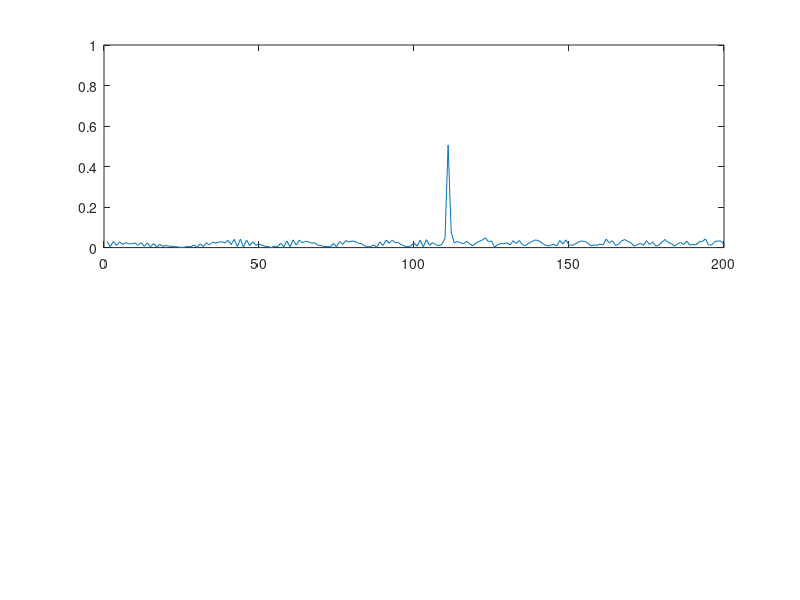
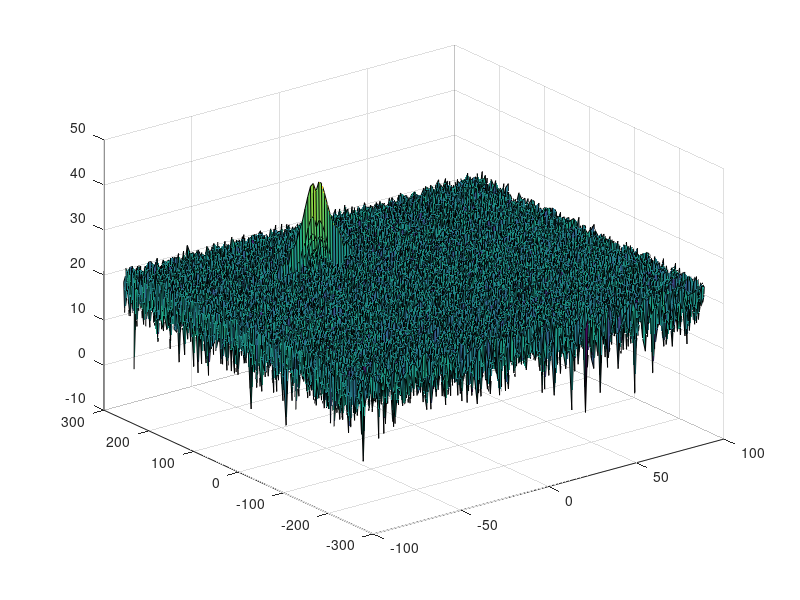
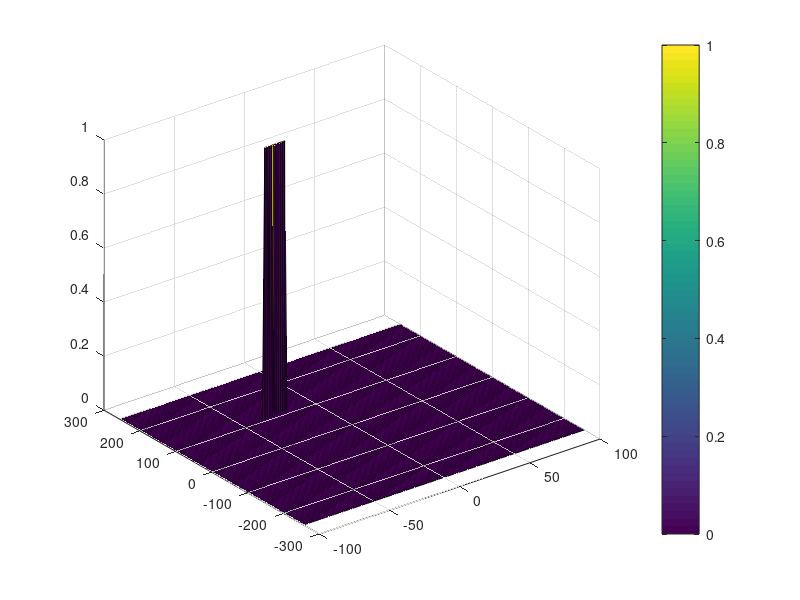

Recreate these plots in MATLAB, in order.
clear all;
close all;
clc;

%% Radar Specifications 
%%%%%%%%%%%%%%%%%%%%%%%%%%%
% Frequency of operation = 77GHz
% Max Range = 200m
% Range Resolution = 1 m
% Max Velocity = 100 m/s
%%%%%%%%%%%%%%%%%%%%%%%%%%%
%speed of light = 3e8

R_max = 200;
d_res = 1;
v_max = 100;

c = 3e8;
%% User Defined Range and Velocity of target
% *%TODO* :
% define the target's initial position and velocity. Note : Velocity
% remains contant
R = 110;
v = -30;



%% FMCW Waveform Generation

% *%TODO* :
%Design the FMCW waveform by giving the specs of each of its parameters.
% Calculate the Bandwidth (B), Chirp Time (Tchirp) and Slope (slope) of the FMCW
% chirp using the requirements above.
B_sweep = c/(2*d_res);
T_chirp = 5.5*2*R_max/c;

%FMCW slope
alpha = B_sweep/T_chirp;

%disp("FMCW slope "+ alpha);


%Operating carrier frequency of Radar 
fc= 77e9;             %carrier freq

                                                          
%The number of chirps in one sequence. Its ideal to have 2^ value for the ease of running the FFT
%for Doppler Estimation. 
Nd=128;                   % #of doppler cells OR #of sent periods % number of chirps

%The number of samples on each chirp. 
Nr=1024;                  %for length of time OR # of range cells

% Timestamp for running the displacement scenario for every sample on each
% chirp
% linspace(start,end, #of points)
t=linspace(0,Nd*T_chirp,Nr*Nd); %total time for samples


%Creating the vectors for Tx, Rx and Mix based on the total samples input.
Tx=zeros(1,length(t)); %transmitted signal
Rx=zeros(1,length(t)); %received signal
Mix = zeros(1,length(t)); %beat signal

%Similar vectors for range_covered and time delay.
r_t=zeros(1,length(t));
td=zeros(1,length(t));


%% Signal generation and Moving Target simulation
% Running the radar scenario over the time. 

for i=1:length(t)         
    
    % *%TODO* :
    %For each time stamp update the Range of the Target for constant velocity. 
    r_t(i) = R + v*t(i);
    
    % *%TODO* :
    %For each time sample we need update the transmitted and
    %received signal. 
    
    % Transmitted signal
    Tx(i) = cos(2*pi*(fc*t(i)+alpha*t(i)^2/2));
    
    % tau represents the delay time, which in radar processing is the 
    % go/return trip of microwave (speed of c)
    td(i)= 2*r_t(i)/c;
   
    % Received signal
    Rx(i) = cos(2*pi*(fc*(t(i)-td(i))+alpha*(t(i)-td(i))^2/2));
    
    % *%TODO* :
    %Now by mixing the Transmit and Receive generate the beat signal
    %This is done by element wise matrix multiplication of Transmit and
    %Receiver Signal
    Mix(i) = Tx(i).*Rx(i); 
    
end

%% RANGE MEASUREMENT

 % *%TODO* :
%reshape the vector into Nr*Nd array. Nr and Nd here would also define the size of
%Range and Doppler FFT respectively.
S = reshape(Mix,[Nr,Nd]);

 % *%TODO* :
%run the FFT on the beat signal along the range bins dimension (Nr) and
%normalize.

S_fft =  fft(S,Nr)./(Nr/2);

 % *%TODO* :
% Take the absolute value of FFT output
S_fft = abs(S_fft);

 % *%TODO* :
% Output of FFT is double sided signal, but we are interested in only one side of the spectrum.
% Hence we throw out half of the samples.
S_fft  = S_fft(1:Nr/2+1);

%plotting the range
figure ('Name','Range from First FFT')
subplot(2,1,1)

 % *%TODO* :
 % plot FFT output 
plot(S_fft) 
axis ([0 200 0 1]);



%% RANGE DOPPLER RESPONSE
% The 2D FFT implementation is already provided here. This will run a 2DFFT
% on the mixed signal (beat signal) output and generate a range doppler
% map.You will implement CFAR on the generated RDM


% Range Doppler Map Generation.

% The output of the 2D FFT is an image that has reponse in the range and
% doppler FFT bins. So, it is important to convert the axis from bin sizes
% to range and doppler based on their Max values.

Mix=reshape(Mix,[Nr,Nd]);

% 2D FFT using the FFT size for both dimensions.
sig_fft2 = fft2(Mix,Nr,Nd);

% Taking just one side of signal from Range dimension.
sig_fft2 = sig_fft2(1:Nr/2,1:Nd);
sig_fft2 = fftshift (sig_fft2);
RDM = abs(sig_fft2);

% dB conversion
RDM = 10*log10(RDM);

%use the surf function to plot the output of 2DFFT and to show axis in both
%dimensions
doppler_axis = linspace(-100,100,Nd);
range_axis = linspace(-200,200,Nr/2)*((Nr/2)/400);
figure,surf(doppler_axis,range_axis,RDM);

%% CFAR implementation

%Slide Window through the complete Range Doppler Map

% *%TODO* :
%Select the number of Training Cells in both the dimensions.

% Number of Training Cells in Range dimension
Tr = 10;

% Number of Training Cells in Doppler dimension
Td = 8;

% *%TODO* :
%Select the number of Guard Cells in both dimensions around the Cell under 
%test (CUT) for accurate estimation

% Number of Guard Cells in Range dimension
Gr = 6;

% Number of Guard Cells in Doppler dimension
Gd = 6;

% Total number of Training Cells
T = (2*Tr + 2*Gr + 1)*(2*Td + 2*Gd + 1) - (2*Gr + 1)*(2*Gd + 1);

% *%TODO* :
% offset the threshold by SNR value in dB

offset=15;


% Vector to hold threshold values 
threshold_cfar = [];

% *%TODO* :
%Create a vector to store noise_level for each iteration on training cells
noise_level = zeros(1,1);


% *%TODO* :
%design a loop such that it slides the CUT across range doppler map by
%giving margins at the edges for Training and Guard Cells.
%For every iteration sum the signal level within all the training
%cells. To sum convert the value from logarithmic to linear using db2pow
%function. Average the summed values for all of the training
%cells used. After averaging convert it back to logarithimic using pow2db.
%Further add the offset to it to determine the threshold. Next, compare the
%signal under CUT with this threshold. If the CUT level > threshold assign
%it a value of 1, else equate it to 0.

% Use RDM[x,y] as the matrix from the output of 2D FFT for implementing
% CFAR
   
% RDM size = 512x128
% i is range index (changing rows)
% j is doppler index (changing columns)
for i = 1:(Nr/2-(2*Tr+2*Gr)) %1:480
    for j = 1:(Nd-(2*Td+2*Gd)) %1:110
        % Training cells is divided into 4 sections
        % Sections order w.r.t to CUT: Left(33x6)-Right(33x6)-Upper(10x7)-Lower(10x7)
        noise_level = sum(sum(db2pow(RDM(i:i+(2*Tr+2*Gr), j : j+Td-1)))) ...
                    + sum(sum(db2pow(RDM(i:i+(2*Tr+2*Gr), j+(Td+2*Gd+1) : j+(2*Td+2*Gd))))) ...
                    + sum(sum(db2pow(RDM(i:i+Tr-1, j+Td:j+Td+2*Gd)))) ...
                    + sum(sum(db2pow(RDM(i+(Tr+2*Gr+1):i+(2*Tr+2*Gr), j+Td:j+Td+2*Gd))));
                                                                            
        
        threshold = pow2db(noise_level/T);
        threshold = threshold + offset;
        
        %threshold_cfar = [threshold_cfar, {threshold}];
        
        % 6. Measuring the signal within the CUT
        % 8. Filter the signal above the threshold
        if (RDM(i+Tr+Gr, j+Td+Gd) > threshold)
            RDM(i+Tr+Gr, j+Td+Gd) = 1;
        else 
            RDM(i+Tr+Gr, j+Td+Gd) = 0;
        end

    end
end


% *%TODO* :
% The process above will generate a thresholded block, which is smaller 
%than the Range Doppler Map as the CUT cannot be located at the edges of
%matrix. Hence,few cells will not be thresholded. To keep the map size same
% set those values to 0. 
 
RDM(1:Nr/2, 1:Td+Gd) = 0;
RDM(1:Nr/2, Nd-(Td+Gd):Nd) = 0;
RDM(1:Tr+Gr, 1:Nd) = 0;
RDM(Nr/2-(Tr+Gr):Nr/2, 1:Nd) = 0;


% *%TODO* :
%display the CFAR output using the Surf function like we did for Range
%Doppler Response output.
figure,surf(doppler_axis,range_axis,RDM);
colorbar;


 
 